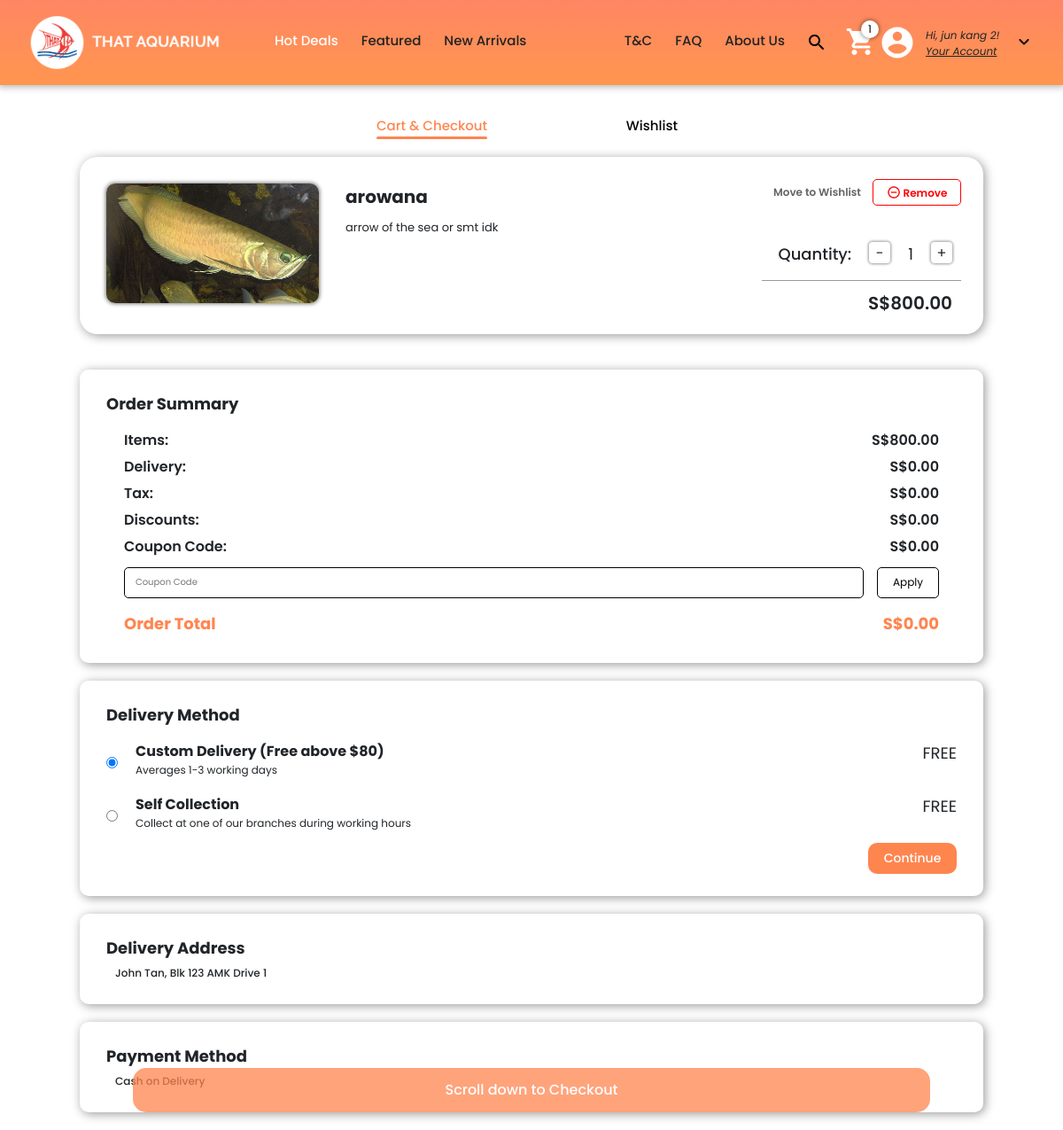
Before: /cart/ (signed in) with the older database file.
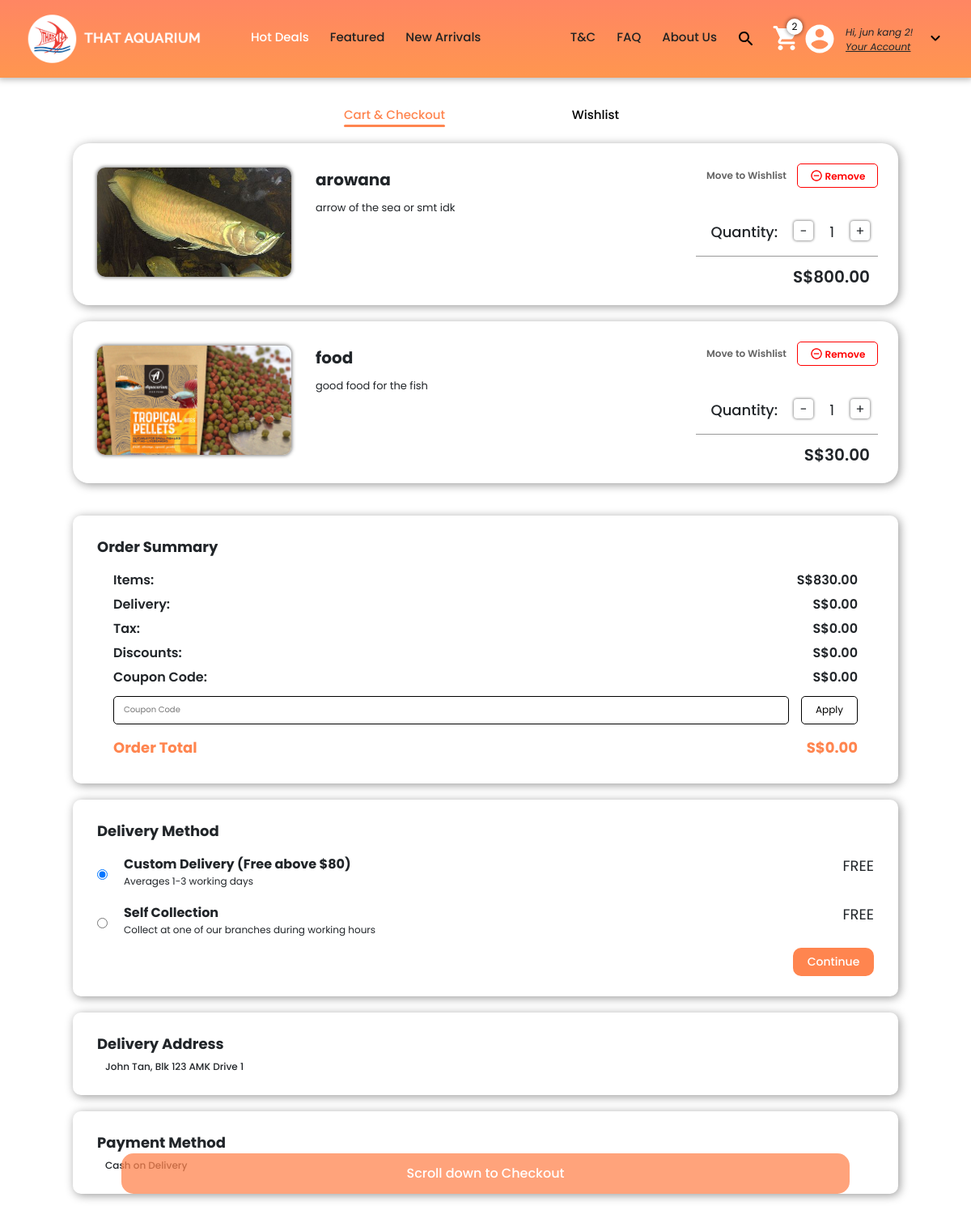
After: the same page with the newer database file.
### store/models.py (models this page shows, shortened)
class Orderitem(models.Model):
    product = models.ForeignKey(Product,on_delete=models.SET_NULL,null=True,blank=True)
    order = models.ForeignKey(Order,on_delete=models.SET_NULL,null=True,blank=True)
    quantity = models.IntegerField(default=0)
    date_added = models.DateTimeField(auto_now_add=True)
    @property
    def get_total(self):
        total = self.product.price * self.quantity
        return total

class Product(models.Model):
    display = [
        ('H', 'Hot deals'),
        ('F', 'Featured'),
        ('N', 'New Arrivals'),
        ('B', 'Blocked'), #hidden from every where but exists in the database
        ('D', 'Database'),#this means it will be avaliable in the search but not in the other fields
    ]
    product_name = models.CharField(max_length=150,default="product")
    product_type = models.CharField(max_length=100,default="accessory")
    product_class = models.CharField(max_length=100,default="class")
    product_category = models.CharField(max_length=100,default="parts")
    price = models.DecimalField(decimal_places=2,max_digits=9)
    image = models.ImageField(null=True,blank=True)
    quantity = models.IntegerField(default=0)
    description = models.TextField(default="Description")
    display_type = models.CharField(max_length=1,choices=display,default='D')
    @property
    def imageURL(self):
            try:
                url = self.image.url
            except:
                url = ''
            return url

class Address(models.Model):
    customer = models.ForeignKey(User, on_delete=models.SET_NULL,null=True)
    fullname = models.CharField(max_length=150,null=True)
    phone = models.IntegerField(null=True)
    address1 = models.CharField(max_length=200,null=True)
    address2 = models.CharField(max_length=200,null=True)
    postcode = models.IntegerField(null=True)
    def __str__(self):
        return self.id.__str__()

### store/views.py (the view)
# urls.py: path('cart/', views.cart,name='cart'),
def cart(request):
    items, CartTotal = cartData(request)
    cartItem = cartItemData(request)
    addresses = None
    if request.user.is_authenticated:
        addresses = addressData(request)
    context = {'cartItems':cartItem,"items":items,"CartTotal":CartTotal,"addresses":addresses}
    return render(request,'home_page/cart.html',context)

### store/models.py (called while the page is built)
    @property
    def get_cart_items(self):
        orderitem = self.orderitem_set.all()
        total = sum([item.quantity for item in orderitem])
        return total

### store/utils.py (called while the page is built)
def cartData(request):
    if request.user.is_authenticated:
        customer = request.user
        order,created = Order.objects.get_or_create(customer=customer)
        items = order.orderitem_set.all()
        CartTotal = 0
        for item in items:
            CartTotal += item.get_total
    else:
        cartItem,items = CookieCart(request)
        CartTotal = 0
        for item in items:
            CartTotal+=item["get_total"]
    return [items,CartTotal]

def cartItemData(request):
    if request.user.is_authenticated:
        customer = request.user
        order, created = Order.objects.get_or_create(customer=customer)
        cartItem = order.get_cart_items
    else:
        cartItem,items = CookieCart(request)
    return cartItem

def addressData(request):
    if request.user.is_authenticated:
        customer = request.user
        address = customer.address_set.all()
        print(address)
    return address

### store/templates/home_page/cart.html (shortened to what the changed rows need)
{% extends 'home_page/main.html' %}
{% load static %}
{% block content %}
    <link href = "{% static 'css/cart.css' %}" rel = "stylesheet" type = "text/css">
    <div class = "cart-body mx-auto">
        <div class = "cart-region">
            {% if items|length != 0 %}
                {% for item in items %}
                    <div class = "cart-item">
                        <img src='{{ item.product.imageURL }}' class = "item-images">
                        <div class = "item-text">
                            <p class = "item-name">{{ item.product.product_name }}</p>
                            <p class = "item-description">{{ item.product.description }}</p>
                        </div>
                        <div class = "item-right-side-elements">
                            <div class = "cart-buttons">
                                {% if request.user.is_authenticated %}
                                    <button class = "save-later update-cart" data-product={{ item.product.id }} data-action="w" data-qty = {{ item.quantity }}>Move to Wishlist</button>
                                {% endif %}
                                <button class = "btn update-cart remove-from-cart" data-action="deletec" data-product={{ item.product.id }}>
                                    <img src = "{% static 'images/Checkout/remove_circle_outline-24px.png' %}" class = "remove-image">
                                    Remove
                                </button>
                            </div>
                            <div class = "item-right-side-bottom-elements">
                                <div class = "quantities">
                                    <p class = "quantity-text">Quantity:</p>
                                    <button  data-product={{ item.product.id }} data-action="removec" class="btn update-cart change-quantity change-quantity-minus">-</button>
                                    <p class = "item-quantity">{{ item.quantity }}</p>
                                    <button  data-product={{ item.product.id }} data-action="addc" class="btn update-cart change-quantity change-quantity-add">+</button>
                                </div>
                                <div class = "divider"></div>
                                <p class = "item-total">S${{ item.get_total }}</p>
                            </div>
                        </div>
                    </div>
                {% endfor %}
            {% else %}
                <p class = "nothing-in-cart">There's nothing in your cart right now. Browse our shop and add some stuff!</p>
            {% endif %}
        </div>
        <div class = "summary-region" id = "summary-region">
            <form id = "cart-form" method="POST" action="">
                <div class = "order-summary summary-region-items">
                    <div class = "order-summary-inner">
                        <div class = "order-summary-inner-text order-summary-inner-text-row-1">
                            <p class = "order-summary-inner-text-row-1-left order-summary-inner-text-row-left">Items:</p>
                            <p class = "order-summary-inner-text-row-1-right order-summary-inner-text-row-right">S${{ CartTotal }}</p>
                        </div>
                    </div>
                </div>
                <div class = "address summary-region-items">
                    <div class = "summary-region-items-header-group">
                        <p class = "summary-region-items-header address-header-text">Delivery Address</p>
                    </div>
                    <p class = "address-subheader summary-region-items-subheader">Yishun Branch</p>
                    <div class = "address-inner">
                        <div class = "delivery-choice">
                            {% if 1 == 1 and request.user.is_authenticated %}
                                {% for address in addresses %}
                                    <div class = "delivery-method-type">
                                        <label for = "delivery-address-1" class = "labels">
                                            <div class = "label-text label-text-1">
                                                <p class = "label-actual-text label-actual-text-1">{{ address.fullname }}</p>
                                                <p class = "label-actual-text label-actual-text-2">{{ address.address1 }}</p>
                                            </div>
                                        </label>
                                    </div>
                                {% endfor %}
                            {% else %}
                                <p class = "no-addresses">No saved addresses found</p>
                            {% endif %}
                        </div>
                    </div>
                </div>
            </form>
        </div>
    </div>
{% endblock content %}

### store/templates/home_page/main.html (shortened to what this page needs)
{% load static %}
<html lang="en">
    <head>
        <link rel="stylesheet" href="https://stackpath.bootstrapcdn.com/bootstrap/4.4.1/css/bootstrap.min.css">
        <link rel="stylesheet" href="{% static 'css/main.css' %}" type = "text/css">
    </head>
    <body>
        <nav class="navbar navbar-expand-lg navbar-dark navbar-background">
            <a class="navbar-brand logo-a" href="{% url 'front_page' %}">
                <img id = "logo" src="{% static 'images/Shared/Logo-final.png' %}">
            </a>
            <div class="collapse navbar-collapse" id="navbarSupportedContent">
                <ul class="navbar-nav mr-auto">
                    <li class="nav-item">
                        <a class="nav-link navbar-text-item-current" id = "hot-deals" href="{% url 'hot'%}">
                            Hot Deals
                        </a>
                    </li>
                    <li class="nav-item">
                        <a class="nav-link navbar-text-item-normal" id = "featured" href="{% url 'featured'%}">
                            Featured
                        </a>
                    </li>
                    <li class="nav-item">
                        <a class="nav-link navbar-text-item-normal" id = "new-arrivals" href="{% url 'new'%}">
                            New Arrivals
                        </a>
                    </li>
                </ul>
                <div class="ml-auto">
                    <ul class="navbar-nav mr-auto">
                        <li class="nav-item">
                            <a class="nav-link navbar-text-item-normal" id = "t-and-c" href="{% url 'terms'%}">
                                T&C
                            </a>
                        </li>
                        <li class="nav-item">
                            <a class="nav-link navbar-text-item-normal" id = "faq" href="{% url 'FAQ'%}">
                                FAQ
                            </a>
                        </li>
                        <li class="nav-item">
                            <a class="nav-link navbar-text-item-normal" id = "about-us" href="{% url 'about'%}">
                                About Us
                            </a>
                        </li>
                    </ul>
                </div>
            </div>
            <div class = "search-and-cart">
                <div>
                    <button class="submit-button" type="submit">
                        <img src = "{% static 'images/Shared/search-24px.svg' %}">
                    </button>
                </div>
                <a href="{% url 'cart' %}" class = "right-of-search-bar cart">
                    <p class = "cart-items-counter">{{ cartItems }}</p>
                    <img src="{% static 'images/Home Page/cart.svg' %}" class = "nav-images cart-image">
                </a>
            </div>
            <div class = "account-back">
                <div class = "account-top">
                    <div>
                        <a href="{% url 'account' %}" class = "account">
                            <img src="{% static 'images/Home Page/account_circle-24px.svg' %}" class = "nav-images right-of-search-bar account-image">
                        </a>
                    </div>
                    <div class = "account-text">
                        {% if not request.user.is_authenticated %}
                            <p class = "account-line-1 account-line"><i>Hi, Guest!</i></p>
                            <p class = "account-line-2 account-line"><u><i>Login/Signup</i></u></p>
                        {% else %}
                            <p class = "account-line-1 account-line"><i>Hi, {{ request.user.first_name }}!</i></p>
                            <p class = "account-line-2 account-line"><u><i>Your Account</i></u></p>
                        {% endif %}
                    </div>
                    <img src = "{% static 'images/Shared/expand_more-24px.svg' %}" class = "dropdown">
                </div>
            </div>
        </nav>
        {% block content %}
        {% endblock content %}
    </body>
</html>

Changed rows visible on the page:
added Orderitem: product.imageURL (picture), product.product_name "food", product.description "good food for the fish", quantity "1", get_total "30.00"
Other visible differences:
{{ cartItems }}: "1" → "2"
{{ CartTotal }}: "800.00" → "830.00"
